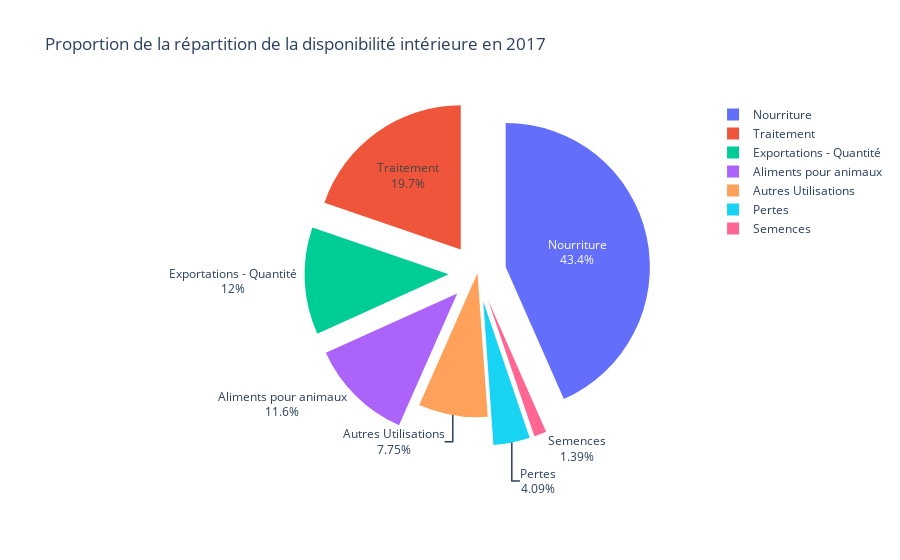

Source (notebook cell):
### Code cell
import plotly.express as px

# Les pourcentages que vous avez calculés
pourcentages = [((df_2017[c].sum() / food_availability) * 100).round(2) for c in colonnes]

# Création d'un DataFrame pour les données du graphique
data = {'Catégorie': colonnes, 'Pourcentage': pourcentages}

# Création du graphique circulaire avec les chiffres à l'intérieur
fig = px.pie(data, values='Pourcentage', names='Catégorie', title="Proportion de la répartition de la disponibilité intérieure en 2017",
             hover_data=['Catégorie', 'Pourcentage'],
             labels={'Catégorie': 'Catégorie'})

# Ajouter les chiffres à l'intérieur du graphique
fig.update_traces(textinfo='percent+label', pull=[0.2, 0.2, 0.2, 0.2, 0.2, 0.2])

# Afficher le graphique
fig.show()

### Figure 1 — Plotly figure (JSON) as saved in the notebook; plotly's stock layout.template omitted (floating-point values rounded to 4 significant figures)
{"data": [{"customdata": [["Exportations - Quantité", 13.68], ["Aliments pour animaux", 13.23], ["Pertes", 4.65], ["Nourriture", 49.37], ["Semences", 1.58], ["Traitement", 22.45], ["Autres Utilisations", 8.82]], "domain": {"x": [0, 1], "y": [0, 1]}, "hovertemplate": "Catégorie=%{customdata[0]}<br>Pourcentage=%{customdata[1]}<extra></extra>", "labels": ["Exportations - Quantité", "Aliments pour animaux", "Pertes", "Nourriture", "Semences", "Traitement", "Autres Utilisations"], "legendgroup": "", "name": "", "pull": [0.2, 0.2, 0.2, 0.2, 0.2, 0.2], "showlegend": true, "textinfo": "percent+label", "type": "pie", "values": [13.68, 13.23, 4.65, 49.37, 1.58, 22.45, 8.82]}], "layout": {"autosize": true, "legend": {"tracegroupgap": 0}, "title": {"text": "Proportion de la répartition de la disponibilité intérieure en 2017"}}}
